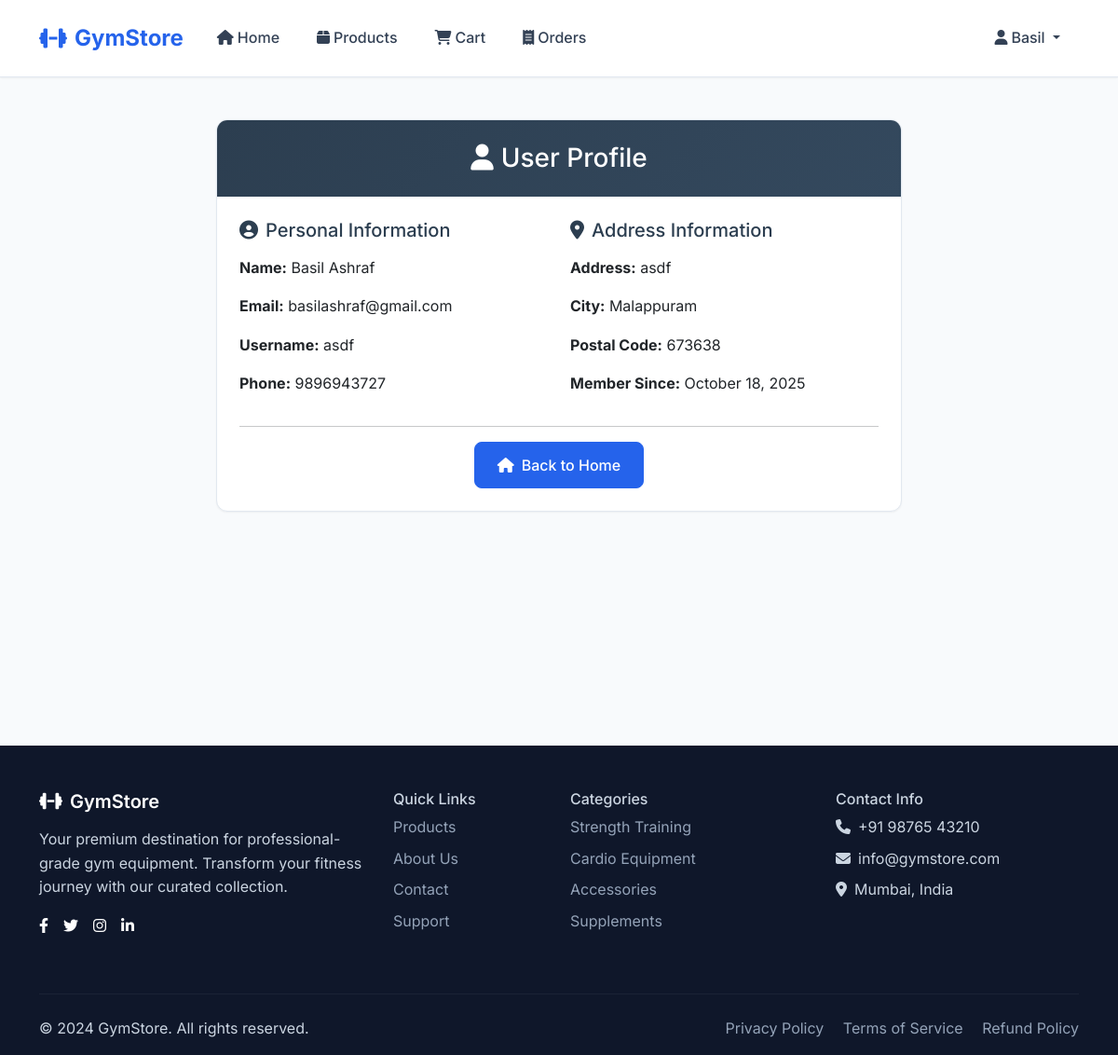
/profile/ (signed in), run on the app's committed database.
### accounts/models.py (models this page shows, shortened)
class User(AbstractUser):
    email = models.EmailField(unique=True)
    phone_number = models.CharField(max_length=15, blank=True)
    address = models.TextField(blank=True)
    city = models.CharField(max_length=100, blank=True)
    postal_code = models.CharField(max_length=10, blank=True)
    date_joined = models.DateTimeField(auto_now_add=True)
    USERNAME_FIELD = 'username'
    REQUIRED_FIELDS = ['email']

### accounts/views.py (the view)
# urls.py: path('profile/', views.profile_view, name='profile'),
@login_required
def profile_view(request):
    return render(request, 'accounts/profile.html', {'user': request.user})

### templates/accounts/profile.html (shortened to what this page needs)
{% extends 'base.html' %}
{% load static %}
{% block content %}
<div class="container py-5">
    <div class="row justify-content-center">
        <div class="col-md-8">
            <div class="card">
                <div class="card-header text-center py-4">
                    <h3 class="mb-0">
                        <i class="fas fa-user me-2"></i>User Profile
                    </h3>
                </div>
                <div class="card-body p-4">
                    <div class="row">
                        <div class="col-md-6">
                            <h5 class="text-primary mb-3">
                                <i class="fas fa-user-circle me-2"></i>Personal Information
                            </h5>
                            <p><strong>Name:</strong> {{ user.first_name }} {{ user.last_name }}</p>
                            <p><strong>Email:</strong> {{ user.email }}</p>
                            <p><strong>Username:</strong> {{ user.username }}</p>
                            <p><strong>Phone:</strong> {{ user.phone_number|default:"Not provided" }}</p>
                        </div>
                        <div class="col-md-6">
                            <h5 class="text-primary mb-3">
                                <i class="fas fa-map-marker-alt me-2"></i>Address Information
                            </h5>
                            <p><strong>Address:</strong> {{ user.address|default:"Not provided" }}</p>
                            <p><strong>City:</strong> {{ user.city|default:"Not provided" }}</p>
                            <p><strong>Postal Code:</strong> {{ user.postal_code|default:"Not provided" }}</p>
                            <p><strong>Member Since:</strong> {{ user.date_joined|date:"F d, Y" }}</p>
                        </div>
                    </div>
                    <hr>
                    <div class="text-center">
                        <a href="{% url 'accounts:home' %}" class="btn btn-primary">
                            <i class="fas fa-home me-2"></i>Back to Home
                        </a>
                    </div>
                </div>
            </div>
        </div>
    </div>
</div>
{% endblock %}

### templates/base.html (shortened to what this page needs)
{% load static %}
<!DOCTYPE html>
<html lang="en">
<head>
    <link href="https://cdn.jsdelivr.net/npm/bootstrap@5.3.0/dist/css/bootstrap.min.css" rel="stylesheet">
    <link href="https://cdnjs.cloudflare.com/ajax/libs/font-awesome/6.4.0/css/all.min.css" rel="stylesheet">
    <link href="{% static 'css/base.css' %}" rel="stylesheet">
</head>
<body>
    <nav class="navbar navbar-expand-lg navbar-light">
        <div class="container">
            <a class="navbar-brand" href="{% url 'accounts:home' %}">
                <i class="fas fa-dumbbell me-2"></i>GymStore
            </a>
            <div class="collapse navbar-collapse" id="navbarNav">
                <ul class="navbar-nav me-auto">
                    <li class="nav-item">
                        <a class="nav-link" href="{% url 'accounts:home' %}">
                            <i class="fas fa-home me-1"></i>Home
                        </a>
                    </li>
                    <li class="nav-item">
                        <a class="nav-link" href="{% url 'product:product_list' %}">
                            <i class="fas fa-box me-1"></i>Products
                        </a>
                    </li>
                    {% if user.is_authenticated %}
                    <li class="nav-item">
                        <a class="nav-link cart-badge" href="{% url 'cart:view_cart' %}">
                            <i class="fas fa-shopping-cart me-1"></i>Cart
                        </a>
                    </li>
                    <li class="nav-item">
                        <a class="nav-link" href="{% url 'orders:order_history' %}">
                            <i class="fas fa-receipt me-1"></i>Orders
                        </a>
                    </li>
                    {% endif %}
                </ul>
                <ul class="navbar-nav">
                    {% if user.is_authenticated %}
                        <li class="nav-item dropdown">
                            <a class="nav-link dropdown-toggle" href="#" role="button" data-bs-toggle="dropdown">
                                <i class="fas fa-user me-1"></i>{{ user.first_name|default:user.username }}
                            </a>
                        </li>
                    {% endif %}
                </ul>
            </div>
        </div>
    </nav>
    <main>
        {% block content %}
        {% endblock %}
    </main>
    <footer class="footer">
        <div class="container">
            <div class="row">
                <div class="col-md-4 mb-4">
                    <h5><i class="fas fa-dumbbell me-2"></i>GymStore</h5>
                    <p class="mb-3">Your premium destination for professional-grade gym equipment. Transform your fitness journey with our curated collection.</p>
                    <div class="d-flex gap-3">
                        <a href="#" class="text-white"><i class="fab fa-facebook-f"></i></a>
                        <a href="#" class="text-white"><i class="fab fa-twitter"></i></a>
                        <a href="#" class="text-white"><i class="fab fa-instagram"></i></a>
                        <a href="#" class="text-white"><i class="fab fa-linkedin-in"></i></a>
                    </div>
                </div>
                <div class="col-md-2 mb-4">
                    <h6>Quick Links</h6>
                    <ul class="list-unstyled">
                        <li class="mb-2"><a href="{% url 'product:product_list' %}">Products</a></li>
                        <li class="mb-2"><a href="#about">About Us</a></li>
                        <li class="mb-2"><a href="#contact">Contact</a></li>
                        <li class="mb-2"><a href="#support">Support</a></li>
                    </ul>
                </div>
                <div class="col-md-3 mb-4">
                    <h6>Categories</h6>
                    <ul class="list-unstyled">
                        <li class="mb-2"><a href="#">Strength Training</a></li>
                        <li class="mb-2"><a href="#">Cardio Equipment</a></li>
                        <li class="mb-2"><a href="#">Accessories</a></li>
                        <li class="mb-2"><a href="#">Supplements</a></li>
                    </ul>
                </div>
                <div class="col-md-3 mb-4">
                    <h6>Contact Info</h6>
                    <p class="mb-2"><i class="fas fa-phone me-2"></i>+91 98765 43210</p>
                    <p class="mb-2"><i class="fas fa-envelope me-2"></i>info@gymstore.com</p>
                    <p class="mb-2"><i class="fas fa-map-marker-alt me-2"></i>Mumbai, India</p>
                </div>
            </div>
            <hr class="my-4" style="border-color: rgba(255,255,255,0.2);">
            <div class="row align-items-center">
                <div class="col-md-6">
                    <p class="mb-0">&copy; 2024 GymStore. All rights reserved.</p>
                </div>
                <div class="col-md-6 text-md-end">
                    <a href="#" class="me-3">Privacy Policy</a>
                    <a href="#" class="me-3">Terms of Service</a>
                    <a href="#">Refund Policy</a>
                </div>
            </div>
        </div>
    </footer>
</body>
</html>

### static/css/base.css (style rules this page uses)
:root { --primary-color: #2c3e50; --secondary-color: #e74c3c; --accent-color: #f39c12; --dark-color: #34495e; --light-color: #ecf0f1; --white: #ffffff; --gray-100: #f8f9fa; --gray-200: #e9ecef; --gray-600: #6c757d; --gray-700: #495057; --gray-800: #343a40; }
body { font-family: 'Segoe UI', Tahoma, Geneva, Verdana, sans-serif; line-height: 1.6; color: var(--gray-800); background-color: var(--gray-100); }
.navbar { background: linear-gradient(135deg, var(--primary-color), var(--dark-color)); box-shadow: 0 2px 10px rgba(0,0,0,0.1); padding: 1rem 0; }
.navbar-brand { font-weight: bold; font-size: 1.8rem; color: var(--white) !important; }
.nav-link { color: rgba(255,255,255,0.9) !important; font-weight: 500; transition: color 0.3s ease; }
.btn { border-radius: 25px; font-weight: 600; padding: 10px 25px; transition: all 0.3s ease; border: none; }
.btn-primary { background: linear-gradient(135deg, var(--secondary-color), #c0392b); color: var(--white); }
.card { border: none; border-radius: 15px; box-shadow: 0 10px 30px rgba(0,0,0,0.1); transition: transform 0.3s ease, box-shadow 0.3s ease; }
.card-header { background: linear-gradient(135deg, var(--primary-color), var(--dark-color)); color: var(--white); border: none; padding: 1.5rem; }
.footer { background: var(--dark-color); color: var(--white); padding: 40px 0 20px; margin-top: 50px; }
.footer h5 { color: var(--accent-color); margin-bottom: 1rem; }
.footer a { color: rgba(255,255,255,0.8); text-decoration: none; transition: color 0.3s ease; }
.text-primary { color: var(--primary-color) !important; }

### templates/base.html (style rules this page uses)
:root { --primary: #2563eb; --primary-dark: #1d4ed8; --secondary: #64748b; --accent: #f59e0b; --success: #10b981; --danger: #ef4444; --warning: #f59e0b; --info: #3b82f6; --light: #f8fafc; --dark: #1e293b; --white: #ffffff; --gray-50: #f8fafc; --gray-100: #f1f5f9; --gray-200: #e2e8f0; --gray-300: #cbd5e1; --gray-400: #94a3b8; --gray-500: #64748b; --gray-600: #475569; --gray-700: #334155; --gray-800: #1e293b; --gray-900: #0f172a; --shadow-sm: 0 1px 2px 0 rgb(0 0 0 / 0.05); --shadow: 0 1px 3px 0 rgb(0 0 0 / 0.1), 0 1px 2px -1px rgb(0 0 0 / 0.1); --shadow-md: 0 4px 6px -1px rgb(0 0 0 / 0.1), 0 2px 4px -2px rgb(0 0 0 / 0.1); --shadow-lg: 0 10px 15px -3px rgb(0 0 0 / 0.1), 0 4px 6px -4px rgb(0 0 0 / 0.1); --shadow-xl: 0 20px 25px -5px rgb(0 0 0 / 0.1), 0 8px 10px -6px rgb(0 0 0 / 0.1); }
* { margin: 0; padding: 0; box-sizing: border-box; }
body { font-family: 'Inter', -apple-system, BlinkMacSystemFont, 'Segoe UI', Roboto, sans-serif; background: var(--gray-50); color: var(--gray-900); line-height: 1.6; -webkit-font-smoothing: antialiased; -moz-osx-font-smoothing: grayscale; }
.navbar { background: var(--white) !important; border-bottom: 1px solid var(--gray-200); box-shadow: var(--shadow-sm); position: fixed; top: 0; width: 100%; z-index: 1000; transition: all 0.3s ease; }
.navbar-brand { font-weight: 700; font-size: 1.5rem; color: var(--primary) !important; text-decoration: none; display: flex; align-items: center; }
.nav-link { font-weight: 500; color: var(--gray-700) !important; transition: all 0.2s ease; padding: 0.75rem 1rem !important; border-radius: 8px; margin: 0 0.25rem; }
.cart-badge { position: relative; }
main { margin-top: 80px; min-height: calc(100vh - 80px); }
.footer { background: var(--gray-900); color: var(--gray-300); padding: 3rem 0 1rem; margin-top: auto; }
.footer h5 { font-weight: 600; margin-bottom: 1rem; color: var(--white); }
.footer a { color: var(--gray-400); text-decoration: none; transition: color 0.2s ease; }
.btn { border-radius: 8px; font-weight: 500; padding: 0.75rem 1.5rem; transition: all 0.2s ease; border: none; cursor: pointer; display: inline-flex; align-items: center; justify-content: center; text-decoration: none; }
.btn-primary { background: var(--primary); color: white; border: 1px solid var(--primary); }
.card { border: 1px solid var(--gray-200); border-radius: 12px; background: var(--white); box-shadow: var(--shadow-sm); transition: all 0.2s ease; overflow: hidden; }
html { scroll-behavior: smooth; }

### data on the page
User: first_name "Basil", last_name "Ashraf", email "basilashraf@gmail.com", username "asdf", phone_number "9896943727", address "asdf", city "Malappuram", postal_code "673638", date_joined "October 18, 2025"
